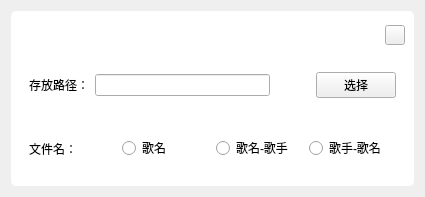
<?xml version="1.0" encoding="UTF-8"?>
<ui version="4.0">
 <class>SettingWgt</class>
 <widget class="QWidget" name="SettingWgt">
  <property name="geometry">
   <rect>
    <x>0</x>
    <y>0</y>
    <width>425</width>
    <height>197</height>
   </rect>
  </property>
  <property name="windowTitle">
   <string>Form</string>
  </property>
  <property name="styleSheet">
   <string notr="true">#frame
{
	background-color:white;
	border-radius:5px;
}

QPushButton#pBtn_close
{
	border-image:url(:/Res/Image/icon_close.png);
	padding:10px;
}</string>
  </property>
  <layout class="QHBoxLayout" name="horizontalLayout">
   <item>
    <widget class="QFrame" name="frame">
     <property name="frameShape">
      <enum>QFrame::StyledPanel</enum>
     </property>
     <property name="frameShadow">
      <enum>QFrame::Raised</enum>
     </property>
     <layout class="QVBoxLayout" name="verticalLayout">
      <item>
       <widget class="QFrame" name="topBg">
        <property name="maximumSize">
         <size>
          <width>16777215</width>
          <height>30</height>
         </size>
        </property>
        <layout class="QHBoxLayout" name="horizontalLayout_4">
         <property name="spacing">
          <number>0</number>
         </property>
         <property name="leftMargin">
          <number>0</number>
         </property>
         <property name="topMargin">
          <number>0</number>
         </property>
         <property name="rightMargin">
          <number>0</number>
         </property>
         <property name="bottomMargin">
          <number>0</number>
         </property>
         <item>
          <spacer name="horizontalSpacer_2">
           <property name="orientation">
            <enum>Qt::Horizontal</enum>
           </property>
           <property name="sizeHint" stdset="0">
            <size>
             <width>40</width>
             <height>20</height>
            </size>
           </property>
          </spacer>
         </item>
         <item>
          <widget class="QPushButton" name="pBtn_close">
           <property name="minimumSize">
            <size>
             <width>20</width>
             <height>20</height>
            </size>
           </property>
           <property name="maximumSize">
            <size>
             <width>20</width>
             <height>20</height>
            </size>
           </property>
           <property name="text">
            <string/>
           </property>
          </widget>
         </item>
        </layout>
       </widget>
      </item>
      <item>
       <widget class="QFrame" name="midBg">
        <layout class="QHBoxLayout" name="horizontalLayout_2">
         <item>
          <widget class="QLabel" name="label">
           <property name="text">
            <string>存放路径：</string>
           </property>
          </widget>
         </item>
         <item>
          <widget class="QLineEdit" name="lineEdit">
           <property name="readOnly">
            <bool>true</bool>
           </property>
          </widget>
         </item>
         <item>
          <spacer name="horizontalSpacer">
           <property name="orientation">
            <enum>Qt::Horizontal</enum>
           </property>
           <property name="sizeType">
            <enum>QSizePolicy::Fixed</enum>
           </property>
           <property name="sizeHint" stdset="0">
            <size>
             <width>40</width>
             <height>20</height>
            </size>
           </property>
          </spacer>
         </item>
         <item>
          <widget class="QPushButton" name="pushButton">
           <property name="text">
            <string>选择</string>
           </property>
          </widget>
         </item>
        </layout>
       </widget>
      </item>
      <item>
       <widget class="QFrame" name="bottomBg">
        <layout class="QHBoxLayout" name="horizontalLayout_3">
         <item>
          <widget class="QLabel" name="label_2">
           <property name="text">
            <string>文件名：</string>
           </property>
          </widget>
         </item>
         <item>
          <widget class="QRadioButton" name="pBtn_song">
           <property name="text">
            <string>歌名</string>
           </property>
          </widget>
         </item>
         <item>
          <widget class="QRadioButton" name="pBtn_song_singer">
           <property name="text">
            <string>歌名-歌手</string>
           </property>
          </widget>
         </item>
         <item>
          <widget class="QRadioButton" name="pBtn_singer_song">
           <property name="text">
            <string>歌手-歌名</string>
           </property>
          </widget>
         </item>
        </layout>
       </widget>
      </item>
     </layout>
    </widget>
   </item>
  </layout>
 </widget>
 <resources/>
 <connections/>
</ui>
